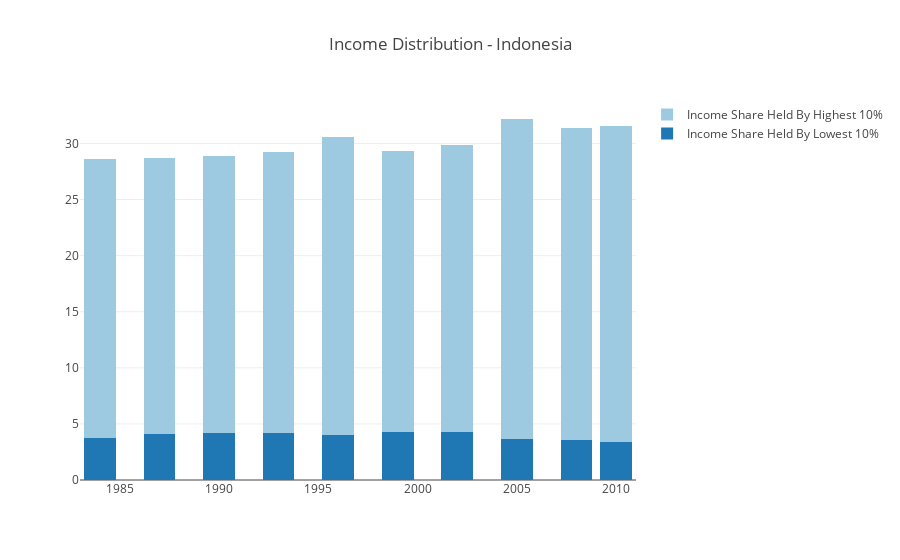

The notebook cell this image was saved under:
### Code cell
trace1 = go.Bar(
    x = IDN_income_share[IDN_income_share['IndicatorCode'] == 'SI.DST.FRST.10']["Year"],
    y = IDN_income_share[IDN_income_share['IndicatorCode'] == 'SI.DST.FRST.10']["Value"],
    name = 'Income Share Held By Lowest 10%'
)

trace2 = go.Bar(
    x = IDN_income_share[IDN_income_share['IndicatorCode'] == 'SI.DST.10TH.10']["Year"],
    y = IDN_income_share[IDN_income_share['IndicatorCode'] == 'SI.DST.10TH.10']["Value"],
    name = 'Income Share Held By Highest 10%',
    marker = dict(
        color='rgb(158,202,225)'
    )
)

data = [trace1, trace2]
layout = go.Layout(
    title = 'Income Distribution - Indonesia',
    barmode='stack'
)

fig = go.Figure(data=data, layout=layout)
py.iplot(fig, filename='stacked-bar')

### Figure 1 — Plotly figure (JSON) as saved in the notebook; plotly's stock layout.template omitted (floating-point values rounded to 4 significant figures)
{"data": [{"name": "Income Share Held By Lowest 10%", "type": "bar", "x": [1984, 1987, 1990, 1993, 1996, 1999, 2002, 2005, 2008, 2010], "y": [3.74, 4.07, 4.17, 4.22, 4, 4.25, 4.29, 3.67, 3.56, 3.36]}, {"marker": {"color": "rgb(158,202,225)"}, "name": "Income Share Held By Highest 10%", "type": "bar", "x": [1984, 1987, 1990, 1993, 1996, 1999, 2002, 2005, 2008, 2010], "y": [24.91, 24.61, 24.68, 25.01, 26.57, 25.08, 25.6, 28.51, 27.84, 28.18]}], "layout": {"barmode": "stack", "title": "Income Distribution - Indonesia"}}
